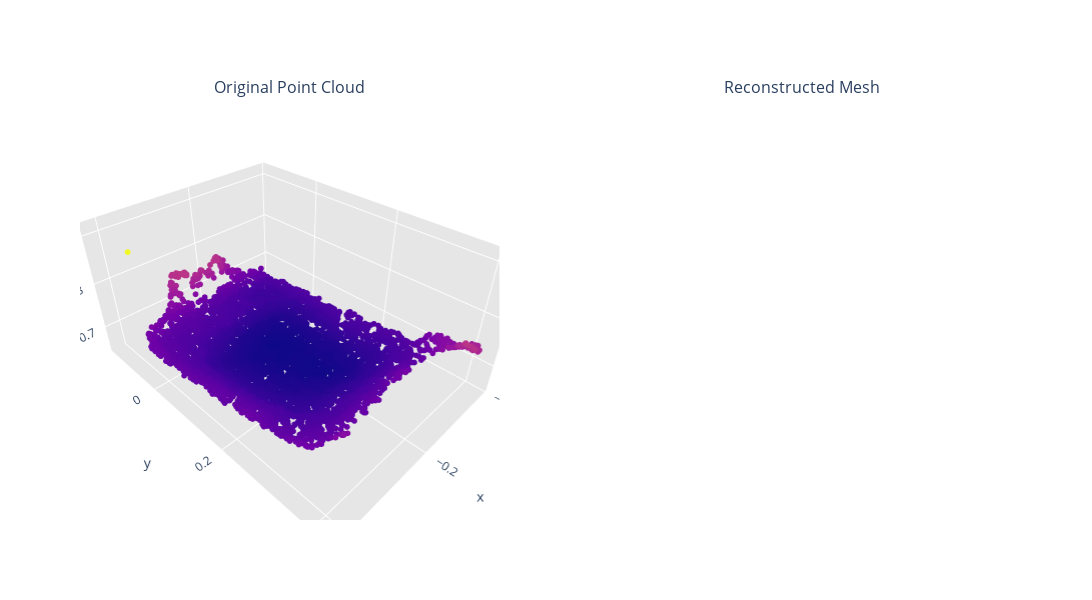

Source (notebook cell):
### Code cell
reconstructor = LibraryReconstruction(camera_intrinsics)
pcl = reconstructor.depth_to_pointcloud(depth_frames[5], color_frames[5])
plot_comparison_plotly(None, np.asarray(pcl.points))

### Figure 1 — Plotly figure (JSON) as saved in the notebook; plotly's stock layout.template omitted (floating-point values rounded to 4 significant figures; data arrays with more than 128 entries replaced by an {"elided": "..."} marker saying what was removed)
{"data": [{"marker": {"color": {"elided": "5000 float values"}, "colorscale": [[0, "#0d0887"], [0.1111, "#46039f"], [0.2222, "#7201a8"], [0.3333, "#9c179e"], [0.4444, "#bd3786"], [0.5556, "#d8576b"], [0.6667, "#ed7953"], [0.7778, "#fb9f3a"], [0.8889, "#fdca26"], [1, "#f0f921"]], "size": 2}, "mode": "markers", "scene": "scene", "showlegend": false, "type": "scatter3d", "x": {"elided": "5000 float values"}, "y": {"elided": "5000 float values"}, "z": {"elided": "5000 float values"}}], "layout": {"annotations": [{"font": {"size": 16}, "showarrow": false, "text": "Original Point Cloud", "x": 0.225, "xanchor": "center", "xref": "paper", "y": 1, "yanchor": "bottom", "yref": "paper"}, {"font": {"size": 16}, "showarrow": false, "text": "Reconstructed Mesh", "x": 0.775, "xanchor": "center", "xref": "paper", "y": 1, "yanchor": "bottom", "yref": "paper"}], "height": 600, "scene": {"aspectmode": "data", "domain": {"x": [0, 0.45], "y": [0, 1]}, "xaxis": {"backgroundcolor": "rgb(230, 230, 230)", "gridcolor": "rgb(255, 255, 255)", "showbackground": true, "zerolinecolor": "rgb(255, 255, 255)"}, "yaxis": {"backgroundcolor": "rgb(230, 230, 230)", "gridcolor": "rgb(255, 255, 255)", "showbackground": true, "zerolinecolor": "rgb(255, 255, 255)"}, "zaxis": {"backgroundcolor": "rgb(230, 230, 230)", "gridcolor": "rgb(255, 255, 255)", "showbackground": true, "zerolinecolor": "rgb(255, 255, 255)"}}, "scene2": {"aspectmode": "data", "domain": {"x": [0.55, 1], "y": [0, 1]}, "xaxis": {"backgroundcolor": "rgb(230, 230, 230)", "gridcolor": "rgb(255, 255, 255)", "showbackground": true, "zerolinecolor": "rgb(255, 255, 255)"}, "yaxis": {"backgroundcolor": "rgb(230, 230, 230)", "gridcolor": "rgb(255, 255, 255)", "showbackground": true, "zerolinecolor": "rgb(255, 255, 255)"}, "zaxis": {"backgroundcolor": "rgb(230, 230, 230)", "gridcolor": "rgb(255, 255, 255)", "showbackground": true, "zerolinecolor": "rgb(255, 255, 255)"}}, "width": 1200}}
